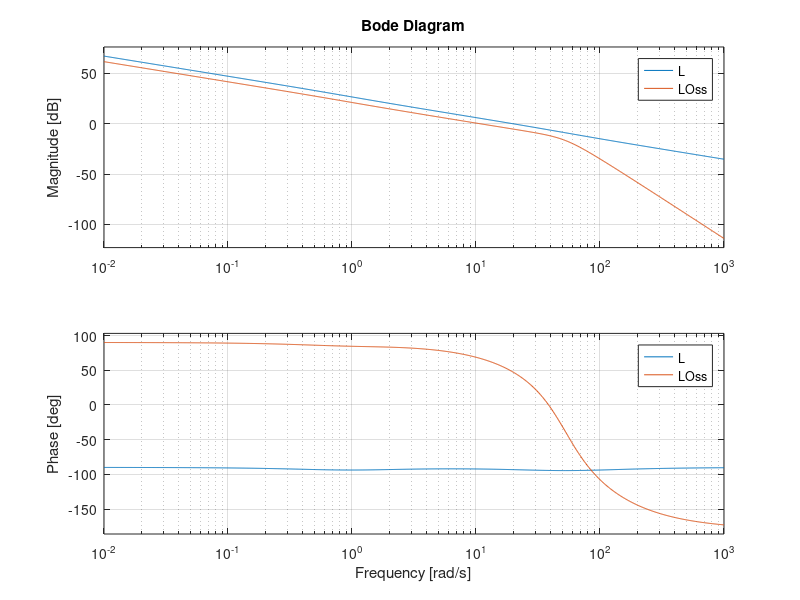

This chart was generated by the following MATLAB code:
clearvars;
close all

gamma = 1;
rho = 1;
s = 10; % sigma

A = [0 1 0; 0 -.875 -20; 0 0 -50];
B = [0 0 50]';
C = [1 0 0]; %scelta da noi
D = 0; %scelta da noi

x0 = [1 1 1];

Ps = ss(A,B,C,D); % Sistema di partenza
P = tf(Ps);

G = [1 0 0; 0 gamma*1 0];
H = [0 0]';
Qc = G'* G;
Rc = H'* H + rho;


Kc = lqr(A,B,Qc,Rc);
L = ss(A,B,Kc,0); %Sistema con Feedback di stato


Bbar = B;
Rf = 1;
Qf = s * 1000;
Kf = lqe(A,Bbar,C,Qf,Rf);

K = ss(A-B*Kc-Kf*C,Kf,-Kc,0); %Sistema con output feedback
LOss = Ps * K;
LOss = minreal(LOss);

% sigma(L,K*Ps)
% figure, impulse(L, L0)
bode(L, LOss)
